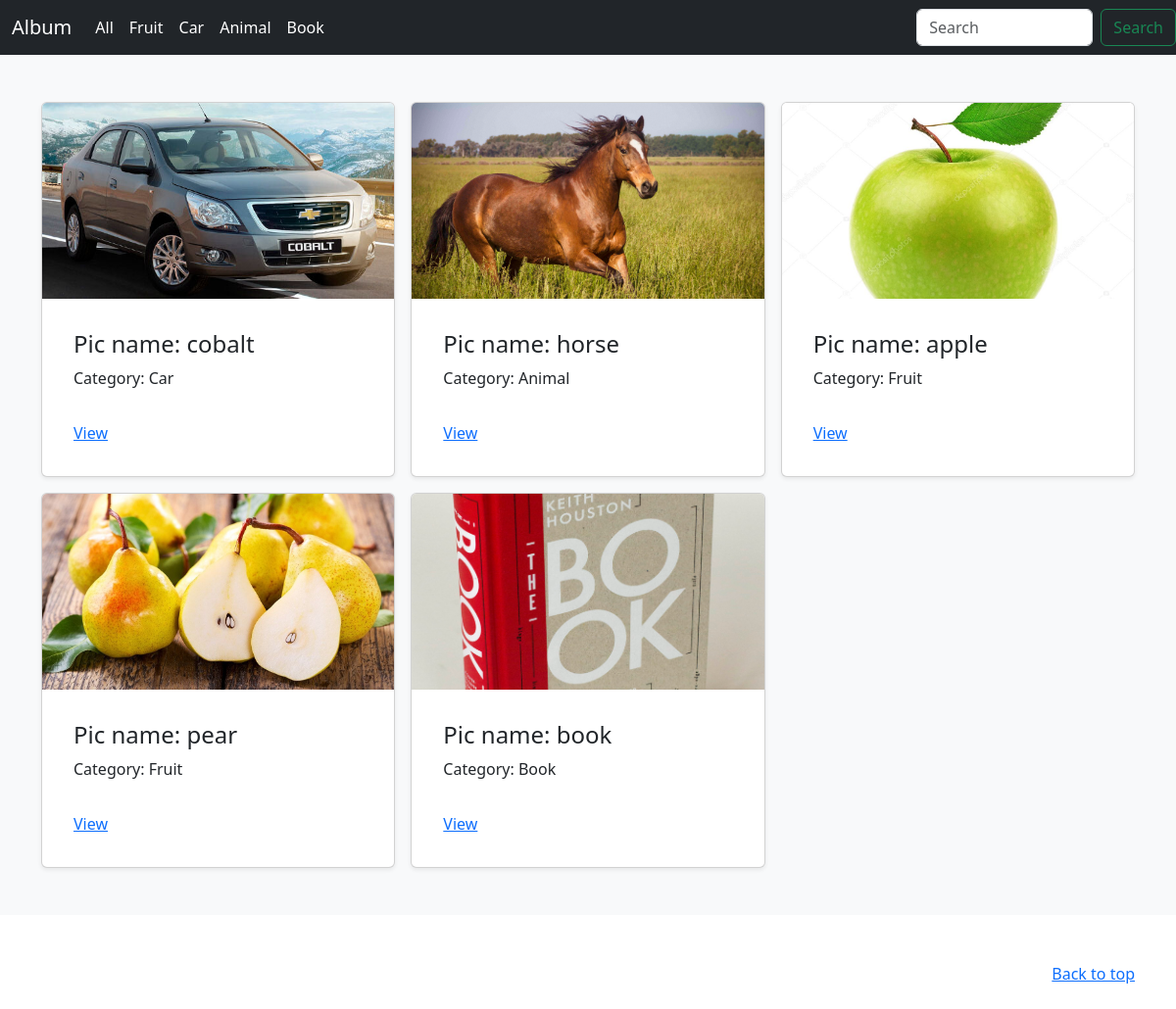
The page / on the database its author committed.
### photos/models.py (models this page shows, shortened)
class Category(models.Model):
    name = models.CharField(max_length=100, db_index=True)
    def get_absolute_url(self):
        return reverse('category', kwargs={'category_id': self.pk})
    class Meta:
        verbose_name = 'Category'
        verbose_name_plural = 'Categories'

class Photos(models.Model):
    category = models.ForeignKey('Category', on_delete=models.PROTECT, null=True)
    photo = models.ImageField(upload_to="photos/%Y/%m/%d/")
    title = models.CharField(max_length=100)
    description = models.TextField(blank=True)
    def get_absolute_url(self):
        return reverse('photo', kwargs={'photo_id': self.pk})
    class Meta:
        verbose_name = 'Photo'
        verbose_name_plural = 'Photos'

### photos/views.py (the view)
# urls.py: path('', homepage, name='home'),
def homepage(request):
    photos = Photos.objects.all()
    cats = Category.objects.all()
    context = {
        'photos': photos,
        'cats': cats,
        'title': 'Homepage',
    }
    return render(request, 'home.html', context)

### templates/home.html (shortened to what this page needs)
{% extends 'base.html' %}
{% block content %}
<div class="album py-5 bg-light">
    <div class="container">
      <div class="row row-cols-1 row-cols-sm-2 row-cols-md-3 g-3">
          {% for p in photos %}
        <div class="col">
          <div class="card shadow-sm">
              {% if p.photo %}
            <a href="{{ p.get_absolute_url }}"><img class="card-img-top" style="
                height: 200px;
                width: 100%;
                object-fit: cover;
                max-width: inherit;"   src="{{ p.photo.url }}" alt=""></a>
              {% endif %}
            <div class="card-body">
              <div class="d-flex justify-content-between align-items-center">
                <div class="card-body">
                    <h4 class="card-title">Pic name: {{ p.title }}</h4>
                  <p class="card-text">Category: {{ p.category.name  }}</p>
                </div>
              </div>
                <div class="card-body">
                <a href="{{ p.get_absolute_url }}" class="card-link">View</a>
              </div>
            </div>
          </div>
        </div>
          {% endfor %}
      </div>
    </div>
  </div>
{% endblock %}

### templates/base.html (shortened to what this page needs)
<!doctype html>
<html lang="en">
  <head>
<link href="https://cdn.jsdelivr.net/npm/bootstrap@5.0.1/dist/css/bootstrap.min.css" rel="stylesheet">
<link href="/docs/5.0/dist/css/bootstrap.min.css" rel="stylesheet">
  </head>
  <body>
<header>
{% block mainmenu %}
  <nav class="navbar navbar-expand-lg navbar-dark bg-dark">
  <div class="container-fluid">
    <a class="navbar-brand" href="{% url 'home' %}">Album</a>
    <div class="collapse navbar-collapse" id="navbarNavAltMarkup">
    {% if cat_selected == 0 %}
    <div class="navbar-nav">
    <
        <a class="selected" aria-current="page" >All</a>
    </div>
    {% else %}
    <div class="navbar-nav">
        <a class="nav-link active" aria-current="page" href="{% url 'home' %}">All</a>
    </div>
    {% endif %}
        {% for cat in cats %}
            {% if cat.pk == cat_selected %}
              <div class="navbar-nav">
                <a class="selected" aria-current="page" >{{ cat.name }}</a>
              </div>
            {% else %}
                <div class="navbar-nav">
                <a class="nav-link active" aria-current="page"  href="{{ cat.get_absolute_url }}" >{{ cat.name }}</a>
                </div>
            {% endif %}
        {% endfor %}
    </div>
  </div>
    <form class="d-flex" method="POST" action="{% url 'search-title' %}">
      <input class="form-control me-2" type="search" placeholder="Search" aria-label="Search" name="searched">
      <button class="btn btn-outline-success" type="submit">Search</button>
    </form>
</nav>
{% endblock mainmenu %}
</header>
<main>
    {% block content %}
    {% endblock content %}
</main>
<footer class="text-muted py-5">
  <div class="container">
    <p class="float-end mb-1">
      <a href="#">Back to top</a>
    </p>
  </div>
</footer>
  </body>
</html>

### rows shown on the page
Category: name "Fruit"
Category: name "Car"
Category: name "Animal"
Category: name "Book"
Photos: photo (picture), title "cobalt", category.name "Car"
Photos: photo (picture), title "horse", category.name "Animal"
Photos: photo (picture), title "apple", category.name "Fruit"
Photos: photo (picture), title "pear", category.name "Fruit"
Photos: photo (picture), title "book", category.name "Book"
